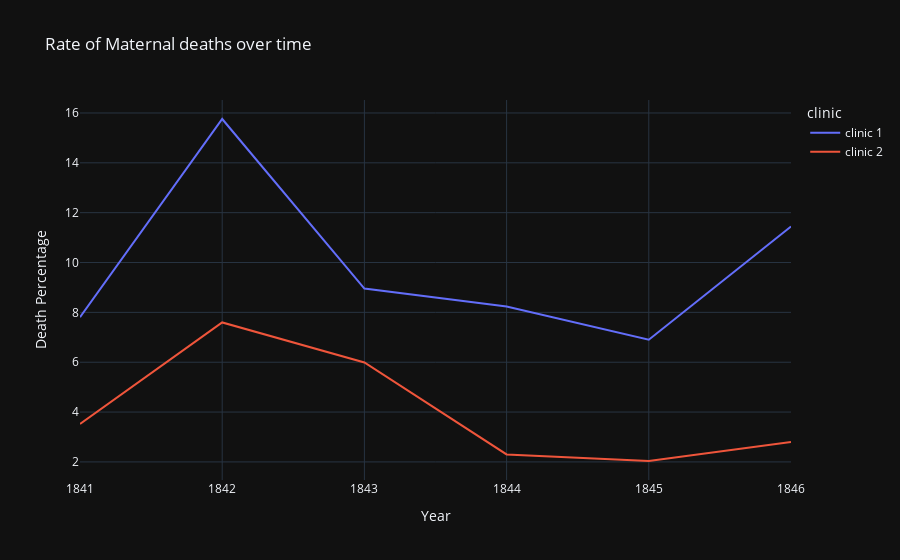

The cell this chart's notebook holds for it:
### Markdown cell above
### Plotting the Proportion of Yearly Deaths by Clinic

### Code cell
fig = px.line(data_frame=df_yearly, x="year", y="pct_death", color="clinic",
              labels={"pct_death":"Death Percentage", "year":"Year"},
              title="Rate of Maternal deaths over time")
fig.show()

### Figure 1 — Plotly figure (JSON) as saved in the notebook; plotly's stock layout.template omitted (floating-point values rounded to 4 significant figures)
{"data": [{"hovertemplate": "clinic=clinic 1<br>Year=%{x}<br>Death Percentage=%{y}<extra></extra>", "legendgroup": "clinic 1", "line": {"color": "#636efa", "dash": "solid"}, "marker": {"symbol": "circle"}, "mode": "lines", "name": "clinic 1", "orientation": "v", "showlegend": true, "x": [1841, 1842, 1843, 1844, 1845, 1846], "xaxis": "x", "y": [7.806, 15.76, 8.954, 8.236, 6.901, 11.45], "yaxis": "y", "type": "scatter"}, {"hovertemplate": "clinic=clinic 2<br>Year=%{x}<br>Death Percentage=%{y}<extra></extra>", "legendgroup": "clinic 2", "line": {"color": "#EF553B", "dash": "solid"}, "marker": {"symbol": "circle"}, "mode": "lines", "name": "clinic 2", "orientation": "v", "showlegend": true, "x": [1841, 1842, 1843, 1844, 1845, 1846], "xaxis": "x", "y": [3.522, 7.597, 5.988, 2.3, 2.036, 2.797], "yaxis": "y", "type": "scatter"}], "layout": {"xaxis": {"anchor": "y", "domain": [0.0, 1.0], "title": {"text": "Year"}}, "yaxis": {"anchor": "x", "domain": [0.0, 1.0], "title": {"text": "Death Percentage"}}, "legend": {"title": {"text": "clinic"}, "tracegroupgap": 0}, "title": {"text": "Rate of Maternal deaths over time"}}}
